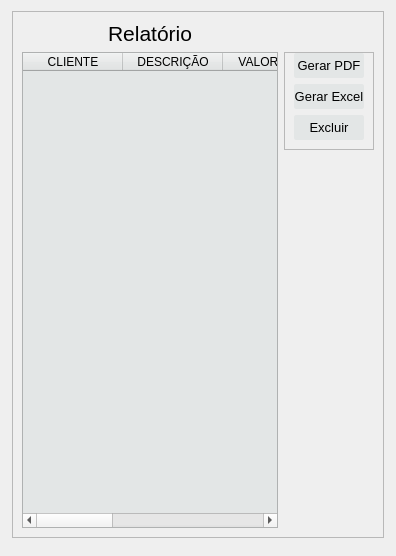
            <widget class="QWidget" name="pg_historico">
             <layout class="QGridLayout" name="gridLayout_13">
              <item row="0" column="3" rowspan="3">
               <spacer name="horizontalSpacer_4">
                <property name="orientation">
                 <enum>Qt::Horizontal</enum>
                </property>
                <property name="sizeType">
                 <enum>QSizePolicy::Fixed</enum>
                </property>
                <property name="sizeHint" stdset="0">
                 <size>
                  <width>1</width>
                  <height>1</height>
                 </size>
                </property>
               </spacer>
              </item>
              <item row="2" column="1">
               <spacer name="verticalSpacer_2">
                <property name="orientation">
                 <enum>Qt::Vertical</enum>
                </property>
                <property name="sizeType">
                 <enum>QSizePolicy::Fixed</enum>
                </property>
                <property name="sizeHint" stdset="0">
                 <size>
                  <width>20</width>
                  <height>1</height>
                 </size>
                </property>
               </spacer>
              </item>
              <item row="0" column="0" rowspan="3">
               <spacer name="horizontalSpacer_3">
                <property name="orientation">
                 <enum>Qt::Horizontal</enum>
                </property>
                <property name="sizeType">
                 <enum>QSizePolicy::Fixed</enum>
                </property>
                <property name="sizeHint" stdset="0">
                 <size>
                  <width>1</width>
                  <height>1</height>
                 </size>
                </property>
               </spacer>
              </item>
              <item row="0" column="1" rowspan="2" colspan="2">
               <widget class="QFrame" name="frame_4">
                <property name="frameShape">
                 <enum>QFrame::StyledPanel</enum>
                </property>
                <property name="frameShadow">
                 <enum>QFrame::Raised</enum>
                </property>
                <layout class="QGridLayout" name="gridLayout_14">
                 <item row="1" column="0" rowspan="2">
                  <widget class="QTableWidget" name="table_historico">
                   <property name="sizePolicy">
                    <sizepolicy hsizetype="Preferred" vsizetype="Preferred">
                     <horstretch>0</horstretch>
                     <verstretch>0</verstretch>
                    </sizepolicy>
                   </property>
                   <property name="maximumSize">
                    <size>
                     <width>16777215</width>
                     <height>16777215</height>
                    </size>
                   </property>
                   <property name="styleSheet">
                    <string notr="true">QLineEdit{

	
	background-color: rgb(255,255,255);
	font: 10pt &quot;MS Shell Dlg 2&quot;;
}

QFrame{

	
		background-color: rgb(227, 230, 230);

}</string>
                   </property>
                   <column>
                    <property name="text">
                     <string>CLIENTE</string>
                    </property>
                   </column>
                   <column>
                    <property name="text">
                     <string>DESCRIÇÃO</string>
                    </property>
                   </column>
                   <column>
                    <property name="text">
                     <string>VALOR UND</string>
                    </property>
                   </column>
                   <column>
                    <property name="text">
                     <string>QUANTIDADE</string>
                    </property>
                   </column>
                   <column>
                    <property name="text">
                     <string>VALOR TOTAL</string>
                    </property>
                   </column>
                   <column>
                    <property name="text">
                     <string>DATA DE ENTREGA</string>
                    </property>
                   </column>
                  </widget>
                 </item>
                 <item row="1" column="1">
                  <widget class="QFrame" name="frame_14">
                   <property name="sizePolicy">
                    <sizepolicy hsizetype="Fixed" vsizetype="Fixed">
                     <horstretch>0</horstretch>
                     <verstretch>0</verstretch>
                    </sizepolicy>
                   </property>
                   <property name="cursor">
                    <cursorShape>PointingHandCursor</cursorShape>
                   </property>
                   <property name="styleSheet">
                    <string notr="true">QPushButton{
	
		background-color: rgb(227, 230, 230);
	border-radius:2px;
	color: rgb(0, 0, 0);
}
QPushButton:hover{
	border-radius:5px;
	background-color: rgb(255, 255, 255);
}</string>
                   </property>
                   <property name="frameShape">
                    <enum>QFrame::StyledPanel</enum>
                   </property>
                   <property name="frameShadow">
                    <enum>QFrame::Raised</enum>
                   </property>
                   <layout class="QVBoxLayout" name="verticalLayout_9">
                    <property name="topMargin">
                     <number>0</number>
                    </property>
                    <item>
                     <widget class="QPushButton" name="btn_pdf">
                      <property name="minimumSize">
                       <size>
                        <width>70</width>
                        <height>25</height>
                       </size>
                      </property>
                      <property name="font">
                       <font>
                        <pointsize>10</pointsize>
                       </font>
                      </property>
                      <property name="cursor">
                       <cursorShape>PointingHandCursor</cursorShape>
                      </property>
                      <property name="text">
                       <string>Gerar PDF</string>
                      </property>
                     </widget>
                    </item>
                    <item>
                     <widget class="QPushButton" name="btn_alterar">
                      <property name="minimumSize">
                       <size>
                        <width>70</width>
                        <height>25</height>
                       </size>
                      </property>
                      <property name="font">
                       <font>
                        <pointsize>10</pointsize>
                       </font>
                      </property>
                      <property name="cursor">
                       <cursorShape>PointingHandCursor</cursorShape>
                      </property>
                      <property name="text">
                       <string>Gerar Excel</string>
                      </property>
                     </widget>
                    </item>
                    <item>
                     <widget class="QPushButton" name="btn_excluir">
                      <property name="minimumSize">
                       <size>
                        <width>70</width>
                        <height>25</height>
                       </size>
                      </property>
                      <property name="font">
                       <font>
                        <pointsize>10</pointsize>
                       </font>
                      </property>
                      <property name="cursor">
                       <cursorShape>PointingHandCursor</cursorShape>
                      </property>
                      <property name="text">
                       <string>Excluir</string>
                      </property>
                     </widget>
                    </item>
                   </layout>
                  </widget>
                 </item>
                 <item row="2" column="1">
                  <spacer name="verticalSpacer_26">
                   <property name="orientation">
                    <enum>Qt::Vertical</enum>
                   </property>
                   <property name="sizeType">
                    <enum>QSizePolicy::Fixed</enum>
                   </property>
                   <property name="sizeHint" stdset="0">
                    <size>
                     <width>20</width>
                     <height>378</height>
                    </size>
                   </property>
                  </spacer>
                 </item>
                 <item row="0" column="0">
                  <widget class="QLabel" name="label_4">
                   <property name="maximumSize">
                    <size>
                     <width>16777215</width>
                     <height>40</height>
                    </size>
                   </property>
                   <property name="font">
                    <font>
                     <pointsize>14</pointsize>
                    </font>
                   </property>
                   <property name="styleSheet">
                    <string notr="true">color: rgb(0, 0, 0);</string>
                   </property>
                   <property name="text">
                    <string>&lt;html&gt;&lt;head/&gt;&lt;body&gt;&lt;p align=&quot;center&quot;&gt;&lt;span style=&quot; font-size:16pt;&quot;&gt;Relatório&lt;/span&gt;&lt;/p&gt;&lt;/body&gt;&lt;/html&gt;</string>
                   </property>
                  </widget>
                 </item>
                </layout>
               </widget>
              </item>
             </layout>
            </widget>
